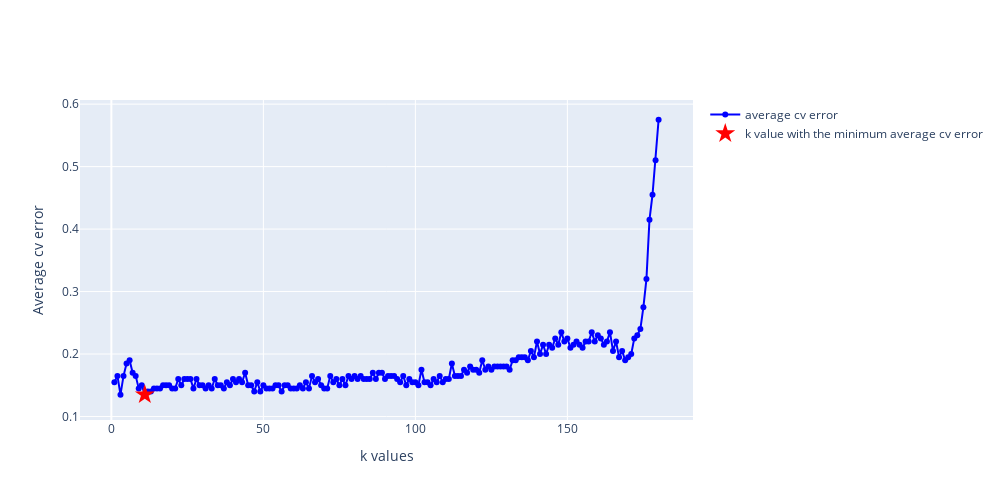

The cell this chart's notebook holds for it:
### Code cell
cvKNN(X_training, Y_training)

### Figure 1 — Plotly figure (JSON) as saved in the notebook; plotly's stock layout.template omitted (floating-point values rounded to 4 significant figures; data arrays with more than 128 entries replaced by an {"elided": "..."} marker saying what was removed)
{"data": [{"marker": {"color": "blue"}, "mode": "lines+markers", "name": "average cv error", "type": "scatter", "x": {"elided": "180 int values"}, "y": {"elided": "180 float values"}}, {"marker": {"color": "red", "size": 15, "symbol": "star"}, "mode": "markers", "name": "k value with the minimum average cv error", "type": "scatter", "x": [11], "y": [0.135]}], "layout": {"height": 500, "width": 1000, "xaxis": {"title": {"text": "k values"}}, "yaxis": {"title": {"text": "Average cv error"}}}}
